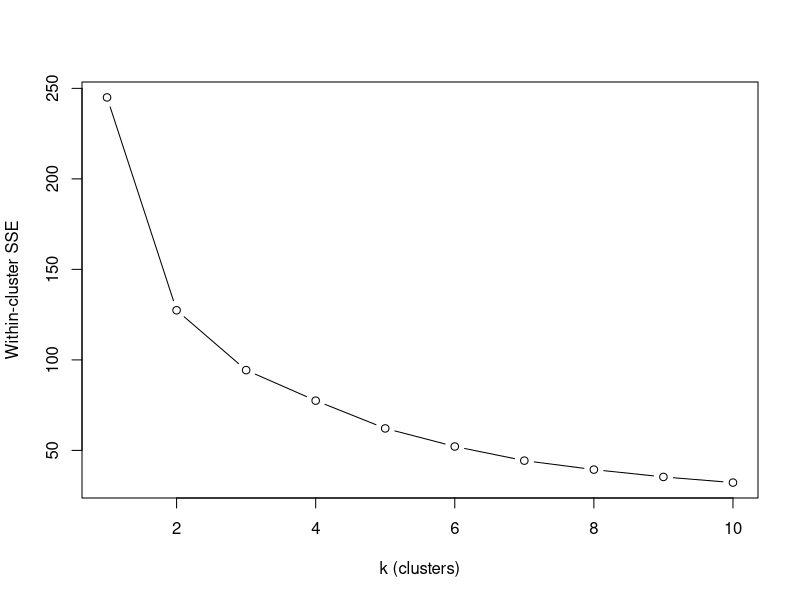
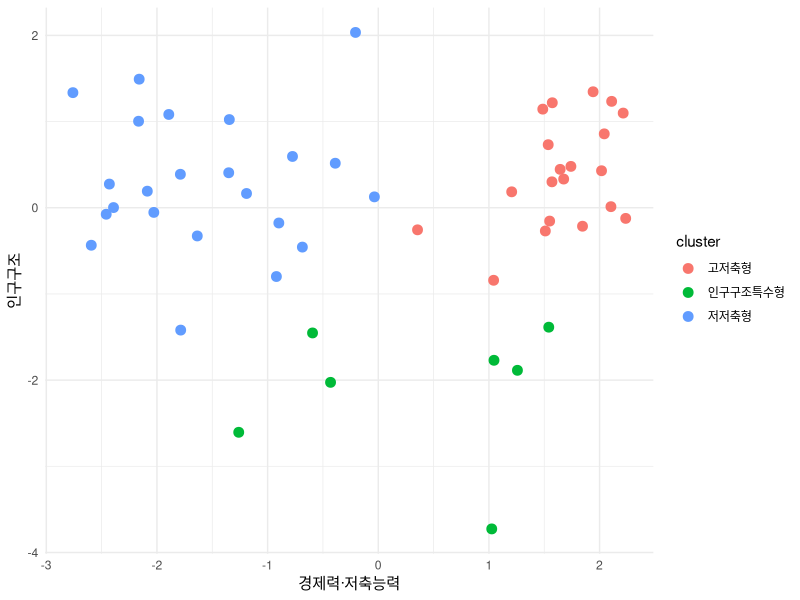
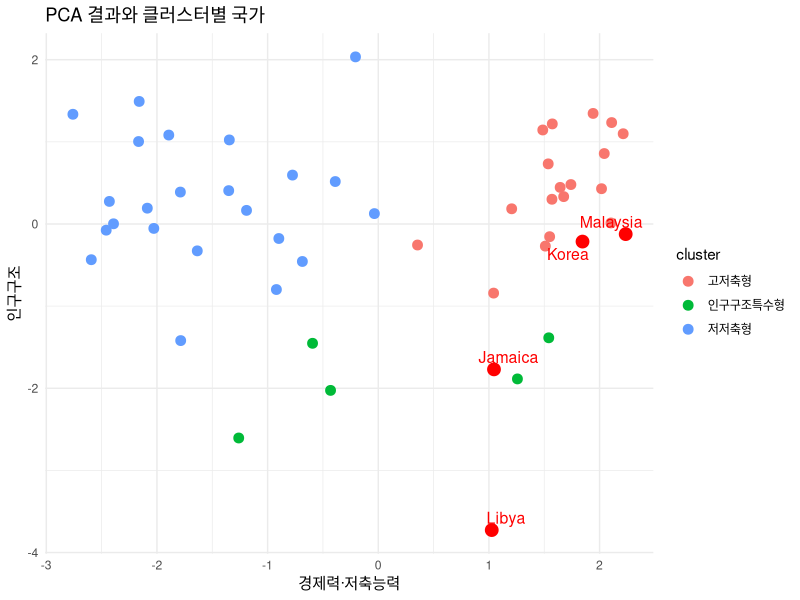

Write R code to recreate these figures, in order.
# 내장 데이터 불러오기
data("LifeCycleSavings")

# 데이터 확인
head(LifeCycleSavings)
str(LifeCycleSavings)


# >> 클러스터링
data("LifeCycleSavings")
head(LifeCycleSavings)

df <- LifeCycleSavings[, c("sr", "pop15", "pop75", "dpi", "ddpi")]

df_scaled <- scale(df)

wss <- numeric(10)
for (k in 1:10) {
  wss[k] <- sum(kmeans(df_scaled, centers = k, nstart = 20)$withinss)
}

plot(1:10, wss, type = "b",
     xlab = "k (clusters)", ylab = "Within-cluster SSE")

set.seed(123)
km <- kmeans(df_scaled, centers = 3, nstart = 25)

km$cluster      # 각 국가가 어떤 클러스터인지
km$centers      # 클러스터 중심
table(km$cluster)

library(ggplot2)
library(dplyr)

pca <- prcomp(df_scaled)
pca_df <- data.frame(
  경제력_저축능력 = pca$x[, 1],  
  인구구조 = pca$x[, 2],        
  cluster = factor(km$cluster,
                   levels = c(1, 2, 3),
                   labels = c("고저축형", "인구구조특수형", "저저축형"))
)
ggplot(pca_df, aes(x = 경제력_저축능력, y = 인구구조, color = cluster)) +
  geom_point(size = 3) +
  labs(
    x = "경제력·저축능력",
    y = "인구구조",
    color = "cluster"
  ) +
  theme_minimal()



#클러스터 결과 추가
df_clustered <- cbind(LifeCycleSavings, cluster = km$cluster)
df_clustered$country <- rownames(df_clustered)

#예외국가 찾기
#성장률↑ + 저축률↓ 예외 국가
high_ddpi_low_sr <- subset(df_clustered,
                           ddpi > mean(ddpi) & sr < mean(sr))
print("성장률 ↑ + 저축률 ↓ 예외 국가 (클러스터 포함):")
print(high_ddpi_low_sr[, c("country", "cluster", "ddpi", "sr")])


#예외국가 클러스터에 표시
library(ggplot2)
library(dplyr)
library(ggrepel)  # 겹치지 않는 라벨용

# PCA 데이터에 국가명 추가
pca_df <- data.frame(
  country = rownames(df_scaled),
  경제력_저축능력 = pca$x[, 1],  
  인구구조 = pca$x[, 2],        
  cluster = factor(km$cluster,
                   levels = c(1, 2, 3),
                   labels = c("고저축형", "인구구조특수형", "저저축형"))
)

# 예외국가 선택
exception_countries <- c("Korea", "Jamaica", "Libya", "Malaysia")
exceptions <- pca_df %>% filter(country %in% exception_countries)

# 그래프
ggplot(pca_df, aes(x = 경제력_저축능력, y = 인구구조, color = cluster)) +
  geom_point(size = 3) +  # 모든 국가
  geom_point(data = exceptions, color = "red", size = 4) +  # 예외국가 강조
  geom_text_repel(data = exceptions, aes(label = country),
                  color = "red", size = 4) +  # 예외국가 라벨
  labs(
    x = "경제력·저축능력",
    y = "인구구조",
    color = "cluster",
    title = "PCA 결과와 클러스터별 국가"
  ) +
  theme_minimal()


